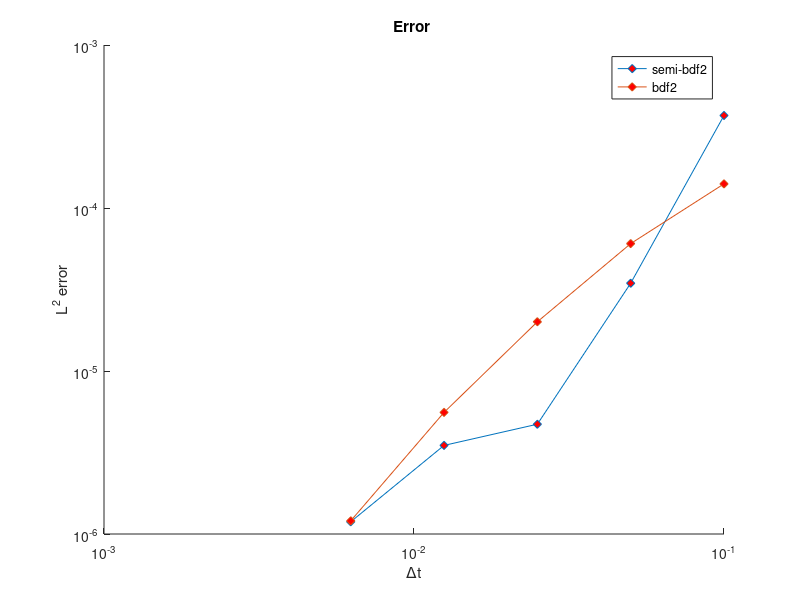

Write MATLAB code to recreate this figure.
clc;
close all;
clear all;

%bloth imex cnab and semibdf

%semi bdf
dt_1_norm = 0.000369454;
dt_05_norm = 3.45565e-5;
dt_0250_norm = 4.71612e-6;
dt_0125_norm = 3.49546e-6;
dt_00625_norm = 1.18826e-6;

norms = [dt_1_norm, dt_05_norm, dt_0250_norm, dt_0125_norm, dt_00625_norm];
k = 1:length(norms);
fit1 = polyfit(k, log2(norms), 1);

times = [0.1, 0.05, 0.0250, 0.0125, 0.00625];
fig = figure;
hold on
loglog(times, norms, '-d', 'MarkerFaceColor', 'red');
xlabel('\Deltat');
ylabel('L^2 error');
title('Error ');

%legend('semi-bdf2', 'cn-ab2', 'implicit-euler', 'cn2');

% LINEAR BDF2
dt_1_norm = 0.000140659;
dt_05_norm = 6.04622e-5;
dt_0250_norm = 2.00388e-5;
dt_0125_norm = 5.57157e-6;
dt_00625_norm = 1.20416e-6;

norms = [dt_1_norm, dt_05_norm, dt_0250_norm, dt_0125_norm, dt_00625_norm];
k = 1:length(norms);
fit5 = polyfit(k, log2(norms), 1);

times = [0.1, 0.05, 0.0250, 0.0125, 0.00625];
hold on;
loglog(times, norms, '-d', 'MarkerFaceColor', 'red');

legend('semi-bdf2', 'bdf2');
saveas(fig, 'figures/bdf2VSsbdf2.png');